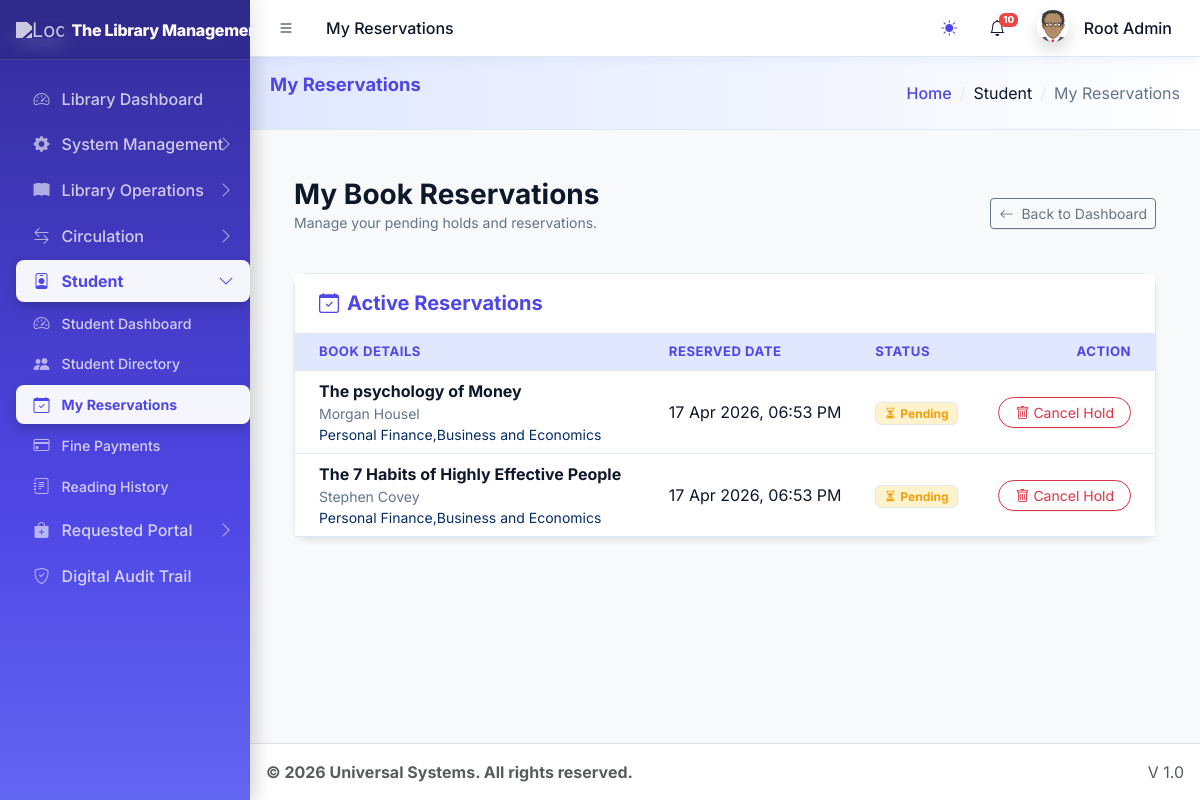
Screenshot of /dashboards/student/reservations.php (signed in) with the database file from the repository.
### tables this page shows
CREATE TABLE `sys_pages` (
  `id` int(11) NOT NULL,
  `parent_id` int(11) DEFAULT 0,
  `page_name` varchar(100) NOT NULL,
  `page_url` varchar(255) DEFAULT '#',
  `icon_class` varchar(50) DEFAULT 'bi bi-circle',
  `sort_order` int(11) DEFAULT 0
);

CREATE TABLE `lib_reservations` (
  `id` int(11) NOT NULL,
  `user_id` int(11) NOT NULL,
  `book_id` int(11) NOT NULL,
  `reserved_at` timestamp NOT NULL DEFAULT current_timestamp(),
  `status` enum('pending','fulfilled','cancelled') DEFAULT 'pending'
);

CREATE TABLE `lib_books` (
  `id` int(11) NOT NULL,
  `title` varchar(255) NOT NULL,
  `author_id` int(11) DEFAULT NULL,
  `category_id` int(11) DEFAULT NULL,
  `isbn` varchar(20) DEFAULT NULL,
  `total_copies` int(11) DEFAULT 1,
  `available_copies` int(11) DEFAULT 1,
  `cover_image` varchar(255) DEFAULT NULL,
  `status` enum('available','low_stock','out_of_stock') DEFAULT 'available',
  `is_issueable` tinyint(1) DEFAULT 1,
  `fine_per_day` decimal(10,2) NOT NULL DEFAULT 10.00,
  `book_type` varchar(50) DEFAULT 'Textbook',
  `created_at` timestamp NOT NULL DEFAULT current_timestamp()
);

CREATE TABLE `lib_authors` (
  `id` int(11) NOT NULL,
  `author_name` varchar(100) NOT NULL,
  `biography` text DEFAULT NULL,
  `created_at` timestamp NOT NULL DEFAULT current_timestamp()
);

CREATE TABLE `lib_categories` (
  `id` int(11) NOT NULL,
  `category_name` varchar(50) NOT NULL,
  `description` text DEFAULT NULL,
  `created_at` timestamp NOT NULL DEFAULT current_timestamp()
);

### core/library_functions.php (called while the page is built, shortened)
<?php
class Library {
    private $pdo;
    public function __construct($pdo) {
        $this->pdo = $pdo;
    }
    public function getStudentReservations($userId) {
        $stmt = $this->pdo->prepare("
            SELECT r.*, b.title, a.author_name, c.category_name
            FROM lib_reservations r
            JOIN lib_books b ON r.book_id = b.id
            LEFT JOIN lib_authors a ON b.author_id = a.id
            LEFT JOIN lib_categories c ON b.category_id = c.id
            WHERE r.user_id = ? AND r.status = 'pending'
            ORDER BY r.reserved_at DESC
        ");
        $stmt->execute([$userId]);
        return $stmt->fetchAll();
    }
    public function getUnreadNotifications($userId, $limit = 10) {
        try {
            $stmt = $this->pdo->prepare("SELECT * FROM lib_notifications WHERE user_id = ? AND is_read = 0 ORDER BY created_at DESC LIMIT ?");
            $stmt->bindValue(1, $userId, PDO::PARAM_INT);
            $stmt->bindValue(2, (int)$limit, PDO::PARAM_INT);
            $stmt->execute();
            return $stmt->fetchAll();
        } catch (PDOException $e) { return []; }
    }
}
?>

### dashboards/student/reservations.php (the view, shortened to what this page needs)
<?php
require_once '../../includes/header.php';
require_once '../../core/library_functions.php';
$lib = new Library($pdo);
$userId = $_SESSION['user_id'];
$reservations = $lib->getStudentReservations($userId);
?>
<div class="container-fluid px-4 mt-4">
    <div class="row mb-4 align-items-center">
        <div class="col-md-6">
            <h1 class="h3 mb-0 text-gray-800">My Book Reservations</h1>
            <p class="text-muted small">Manage your pending holds and reservations.</p>
        </div>
        <div class="col-md-6 text-end">
            <a href="student_dashboard.php" class="btn btn-outline-secondary btn-sm">
                <i class="bi bi-arrow-left me-2"></i>Back to Dashboard
            </a>
        </div>
    </div>
    <div class="card shadow-sm border-0 mb-4">
        <div class="card-header bg-white py-3">
            <h5 class="m-0 fw-bold text-primary"><i class="bi bi-calendar-check me-2"></i>Active Reservations</h5>
        </div>
        <div class="card-body p-0">
            <div class="table-responsive">
                <table class="table table-hover align-middle mb-0">
                    <thead class="bg-light text-muted small text-uppercase">
                        <tr>
                            <th class="ps-4">Book Details</th>
                            <th>Reserved Date</th>
                            <th>Status</th>
                            <th class="text-end pe-4">Action</th>
                        </tr>
                    </thead>
                    <tbody>
                        <?php if (empty($reservations)): ?>
                            <tr><td colspan="4" class="text-center py-5 text-muted">You have no pending reservations. Browse the catalog to hold books.</td></tr>
                        <?php else: foreach ($reservations as $r): ?>
                            <tr>
                                <td class="ps-4">
                                    <div class="fw-bold text-dark"><?= htmlspecialchars($r['title']) ?></div>
                                    <div class="small text-muted"><?= htmlspecialchars($r['author_name'] ?? 'Unknown Author') ?></div>
                                    <div class="small text-primary-emphasis"><?= htmlspecialchars($r['category_name']) ?></div>
                                </td>
                                <td><?= date('d M Y, h:i A', strtotime($r['reserved_at'])) ?></td>
                                <td>
                                    <span class="badge bg-warning-subtle text-warning border border-warning-subtle px-2">
                                        <i class="bi bi-hourglass-split me-1"></i>Pending
                                    </span>
                                </td>
                                <td class="text-end pe-4">
                                    <button class="btn btn-sm btn-outline-danger px-3 rounded-pill" onclick="cancelReservation(<?= $r['id'] ?>)">
                                        <i class="bi bi-trash me-1"></i>Cancel Hold
                                    </button>
                                </td>
                            </tr>
                        <?php endforeach; endif; ?>
                    </tbody>
                </table>
            </div>
        </div>
    </div>
</div>
<?php require_once '../../includes/footer.php'; ?>

### includes/header.php (shortened to what this page needs)
<?php
require_once __DIR__ . '/../core/session.php';
$settings = [];
$stmt = $pdo->query("SELECT * FROM system_settings");
while ($row = $stmt->fetch()) {
    $settings[$row['setting_key']] = $row['setting_value'];
}
$current_url = substr($_SERVER['SCRIPT_NAME'], strlen('/universal/'));
$pageStmt = $pdo->prepare("SELECT * FROM sys_pages WHERE page_url LIKE ? LIMIT 1");
$pageStmt->execute(["%$current_url%"]);
$currentPageData = $pageStmt->fetch();
$pageTitle = $currentPageData['page_name'] ?? 'Dashboard';
$pageId = $currentPageData['id'] ?? 0;
$breadcrumbs = [];
if ($currentPageData && isset($currentPageData['id'])) {
    $crumbId = $currentPageData['id'];
    $safety_counter = 0;
    while($crumbId != 0 && $safety_counter < 10) {
        $safety_counter++;
        $crumbStmt = $pdo->prepare("SELECT id, parent_id, page_name, page_url FROM sys_pages WHERE id = ?");
        $crumbStmt->execute([$crumbId]);
        $crumb = $crumbStmt->fetch(PDO::FETCH_ASSOC);
        if ($crumb && is_array($crumb)) {
            array_unshift($breadcrumbs, $crumb);
            $crumbId = (int)$crumb['parent_id'];
        } else {
            break;
        }
    }
}
?>
<!DOCTYPE html>
<html lang="en"> <head>
    <link rel="stylesheet" href="<?= BASE_URL ?>assets/css/bootstrap.min.css" />
    <link rel="stylesheet" href="<?= BASE_URL ?>assets/css/bootstrap-icons.css" />
    <link rel="stylesheet" href="<?= BASE_URL ?>assets/css/adminlte.min.css" />
    <link rel="stylesheet" href="<?= BASE_URL ?>assets/css/theme.css?v=8.0" />
    <?php
    require_once __DIR__ . '/../core/library_functions.php';
    $lib = new Library($pdo);
    $unreadNotifs = $lib->getUnreadNotifications($_SESSION['user_id']);
    $unreadCount = count($unreadNotifs);
    ?>
</head>
<body class="layout-fixed sidebar-expand-lg bg-body-tertiary">
<div class="app-wrapper">
    <nav class="app-header navbar navbar-expand bg-body">
        <div class="container-fluid">
            <ul class="navbar-nav">
                <li class="nav-item"> <a class="nav-link" id="sidebar-toggle-btn" data-lte-toggle="sidebar" href="#" role="button"><i class="bi bi-list"></i></a> </li>
                <li class="nav-item d-none d-md-block"> <a href="#" class="nav-link"><?= $pageTitle ?></a> </li>
            </ul>
            <ul class="navbar-nav ms-auto">
                 <li class="nav-item">
                    <button class="btn btn-link nav-link" id="theme-toggle" type="button">
                        <i class="bi bi-sun-fill" id="theme-icon"></i>
                    </button>
                </li>
                <li class="nav-item dropdown">
                    <a class="nav-link" data-bs-toggle="dropdown" href="#" aria-expanded="false">
                        <i class="bi bi-bell"></i>
                        <?php if($unreadCount > 0): ?>
                            <span class="navbar-badge badge text-bg-danger" style="font-size: 0.6rem; padding: 2px 4px;"><?= $unreadCount ?></span>
                        <?php endif; ?>
                    </a>
                </li>
                <li class="nav-item dropdown user-menu">
                    <a href="#" class="nav-link dropdown-toggle" data-bs-toggle="dropdown">
                        <img src="<?= !empty($_SESSION['avatar']) ? $_SESSION['avatar'] : BASE_URL.'assets/img/avatar.png' ?>" class="user-image rounded-circle shadow" alt="User Image">
                        <span class="d-none d-md-inline ms-1"><?= htmlspecialchars($_SESSION['name']) ?></span>
                    </a>
                </li>
            </ul>
        </div>
    </nav>
    <?php include 'sidebar.php'; ?>
    <main class="app-main">
        <div class="app-content-header">
            <div class="container-fluid">
                <div class="row">
                    <div class="col-sm-6"><h3 class="mb-0"><?= $pageTitle ?></h3></div>
                    <div class="col-sm-6">
                        <ol class="breadcrumb float-sm-end">
                            <li class="breadcrumb-item"><a href="<?= BASE_URL ?>">Home</a></li>
                            <?php foreach($breadcrumbs as $b): if($b): ?>
                                <li class="breadcrumb-item <?= ($b['id'] == $pageId) ? 'active' : '' ?>">
                                    <?= htmlspecialchars($b['page_name']) ?>
                                </li>
                            <?php endif; endforeach; ?>
                        </ol>
                    </div>
                </div>
            </div>
        </div>
        <div class="app-content">
            <div class="container-fluid">

### includes/sidebar.php (shortened to what this page needs)
<aside class="app-sidebar bg-body-secondary shadow">
    <div class="sidebar-brand d-flex align-items-center justify-content-between px-3">
        <a href="<?= BASE_URL ?>index.php" class="brand-link flex-grow-1">
            <img src="<?= $settings['system_logo'] ?>" alt="Logo" class="brand-image opacity-75 shadow">
            <span class="brand-text fw-light"><?= $settings['system_name'] ?></span>
        </a>
    </div>
    <div class="sidebar-wrapper">
        <nav class="mt-2">
            <ul class="nav sidebar-menu flex-column" data-lte-toggle="treeview" role="menu" data-accordion="false">
                <?php
                function isMenuPageActive($pdo, $pageId, $currentBasename, $userRole)
                {
                    $stmt = $pdo->prepare("SELECT page_url FROM sys_pages WHERE id = ?");
                    $stmt->execute([$pageId]);
                    $page = $stmt->fetch();
                    if ($page && $page['page_url'] !== '#' && basename($page['page_url']) === $currentBasename) {
                        return true;
                    }
                    $sql = "
                        SELECT p.id FROM sys_pages p
                        JOIN role_access ra ON p.id = ra.page_id
                        WHERE p.parent_id = ? AND ra.role_key = ?
                    ";
                    $stmt = $pdo->prepare($sql);
                    $stmt->execute([$pageId, $userRole]);
                    $children = $stmt->fetchAll();
                    foreach ($children as $child) {
                        if (isMenuPageActive($pdo, $child['id'], $currentBasename, $userRole)) {
                            return true;
                        }
                    }
                    return false;
                }
                function buildMenu($pdo, $parentId = 0, $userRole, $currentBasename, $skipIds = [])
                {
                    $sql = "
                        SELECT p.* FROM sys_pages p
                        JOIN role_access ra ON p.id = ra.page_id
                        WHERE p.parent_id = ? AND ra.role_key = ?
                        ORDER BY p.sort_order ASC
                    ";
                    $stmt = $pdo->prepare($sql);
                    $stmt->execute([$parentId, $userRole]);
                    $items = $stmt->fetchAll();
                    foreach ($items as $item) {
                        $childStmt = $pdo->prepare("SELECT COUNT(*) FROM sys_pages WHERE parent_id = ?");
                        $childStmt->execute([$item['id']]);
                        $hasChildren = $childStmt->fetchColumn() > 0;
                        $isActive = isMenuPageActive($pdo, $item['id'], $currentBasename, $userRole);
                        $menuOpen = ($hasChildren && $isActive) ? 'menu-open' : '';
                        $activeClass = $isActive ? 'active' : '';
                        echo '<li class="nav-item ' . $menuOpen . '">';
                        echo '<a href="' . ($hasChildren ? '#' : BASE_URL . $item['page_url']) . '" class="nav-link ' . $activeClass . '">';
                        echo '<i class="nav-icon ' . $item['icon_class'] . '"></i>';
                        echo '<p>' . htmlspecialchars($item['page_name']);
                        if ($hasChildren) {
                            echo '<i class="nav-arrow bi bi-chevron-right"></i>';
                        }
                        echo '</p></a>';
                        if ($hasChildren) {
                            echo '<ul class="nav nav-treeview">';
                            buildMenu($pdo, $item['id'], $userRole, $currentBasename, $skipIds);
                            echo '</ul>';
                        }
                        echo '</li>';
                    }
                }
                $currentBasename = basename($_SERVER['PHP_SELF']);
                $userRole = $_SESSION['role'] ?? '';
                buildMenu($pdo, 0, $userRole, $currentBasename);
                ?>
            </ul>
        </nav>
    </div>
</aside>

### includes/header.php (style rules this page uses)
.user-image { width: 30px; height: 30px; object-fit: cover; }

### rows the page displays
sys_pages: page_name "My Reservations"
sys_pages: page_name "Library Dashboard"
sys_pages: page_name "System Management"
sys_pages: page_name "Library Operations"
sys_pages: page_name "Circulation"
sys_pages: page_name "Student"
sys_pages: page_name "Student Dashboard"
sys_pages: page_name "Student Directory"
sys_pages: page_name "Fine Payments"
sys_pages: page_name "Reading History"
sys_pages: page_name "Requested Portal"
sys_pages: page_name "Digital Audit Trail"
lib_reservations: book.title "The psychology of Money", lib_authors.author_name "Morgan Housel", lib_categories.category_name "Personal Finance,Business and Economics", reserved_at "17 Apr 2026, 06:53 PM"
lib_reservations: book.title "The 7 Habits of Highly Effective People", lib_authors.author_name "Stephen Covey", lib_categories.category_name "Personal Finance,Business and Economics", reserved_at "17 Apr 2026, 06:53 PM"

### other values shown
$unreadCount "10"
$_SESSION['name'] "Root Admin"
$settings['system_name'] "The Library…"
$settings['footer_text'] "© 2026 Universal Systems. All rights reserved."
